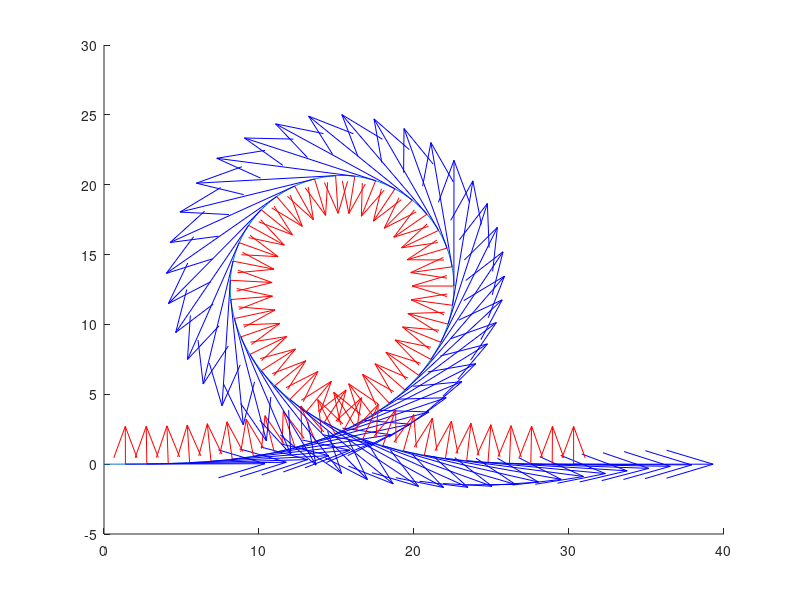

The MATLAB script that drew this image: (Note: this script raises an error after producing the figure.)
clc;
clear;
close all;

% Parameters
c = 0.00375; % Constant of proportionality
s_max = 41.3; % Maximum parameter limit to allow full clothoid loop
t_values = linspace(0, s_max, 300); % Parameter range
g = 9.81; % Gravitational acceleration (m/s^2)
m = 100; % Mass of the rollercoaster (kg)
ho = 50; % Initial height of the drop (m)


% Define clothoid integral functions based on the given equation
X_clothoid = @(s) arrayfun(@(u) integral(@(z) cos((c * z.^2) / 2), 0, u, 'ArrayValued', true), s);
Y_clothoid = @(s) arrayfun(@(u) integral(@(z) sin((c * z.^2) / 2), 0, u, 'ArrayValued', true), s);



% Compute clothoid coordinates
x_values = X_clothoid(t_values);
y_values = Y_clothoid(t_values);

% Find the highest point (where y reaches max)
[~, idx_max] = max(y_values);

% The parameter t_values is effectively the arc length s.
% So the curvature at each t is k(t) = c * t.
k_values = c * t_values;

% Now trim & mirror k_values the same way you did for x_values, y_values:
k_values = k_values(1:idx_max);
k_mirrored = flip(k_values); 
k_track = [k_values, k_mirrored];


% Trim the loop to stop at its highest point
x_values = x_values(1:idx_max);
y_values = y_values(1:idx_max);

% Mirror the shape about x = 15.3557
x_mirrored = 2 * 15.3557 - x_values;

% Combine original and mirrored tracks correctly
x_track = [x_values, flip(x_mirrored)];
y_track = [y_values, flip(y_values)];

% calculating the tan vector
dx = zeros(length(x_track),1);
dy = zeros(length(y_track),1);
for i = 2:length(x_track)
    dx(i) = x_track(i) - x_track(i-1);
    dy(i) = y_track(i) - y_track(i-1);
end
ds = sqrt(dx.^2 + dy.^2);
et = [dx,dy,zeros(length(x_track),1)]./ds;
Ez = [0,0,1];

figure(100)
hold on
plot(x_track,y_track)
en = zeros(length(x_track),3);
for i=1:10:length(x_track)
    en(i,:) = cross(Ez,et(i,:));
    quiver(x_track(i),y_track(i),3*en(i,1),3*en(i,2),'r','MaxHeadSize',0.5);

    quiver(x_track(i),y_track(i),10*et(i,1),10*et(i,2),'b');
end

% Compute velocity based on conservation of energy
h_initial = max(y_track);
v = sqrt(2 * g * (h_initial - y_track));
N = zeros(length(x_track));
%compute normal force
for i = 1:length(x_track)
    N(i) = m * (k_track(i) .* (v(i).^2) + g * dot([0,1,0],en(i,:)));
end

animation = VideoWriter('clothoid_rollercoaster.avi');
animation.FrameRate = 100;
open(animation);

% --- Animation setup ---
figure;
hold on;
plot(x_track, y_track, 'b', 'LineWidth', 2);
roller_coaster = plot(x_track(1), y_track(1), 'ro', 'MarkerSize', 10, 'MarkerFaceColor', 'r');
title('Clothoid Roller Coaster Simulation');
xlabel('X Position');
ylabel('Y Position');
grid on;
axis equal;

quiver_arrow = quiver(x_track(1),y_track(1),N(1)*en(i,1),N(1)*en(i,2),'r','MaxHeadSize',0.5);

% --- Animation loop with display of N ---
for i = 1:length(x_track)
    set(roller_coaster, 'XData', x_track(i), 'YData', y_track(i));
    set(quiver_arrow, 'XData', x_track(i), 'YData', y_track(i), 'UData', N(i)*en(i,1), 'VData', N(i)*en(i,2));

    drawnow
    writeVideo(animation, getframe(gcf))
    
    pause(0.02);
end

close(animation)

